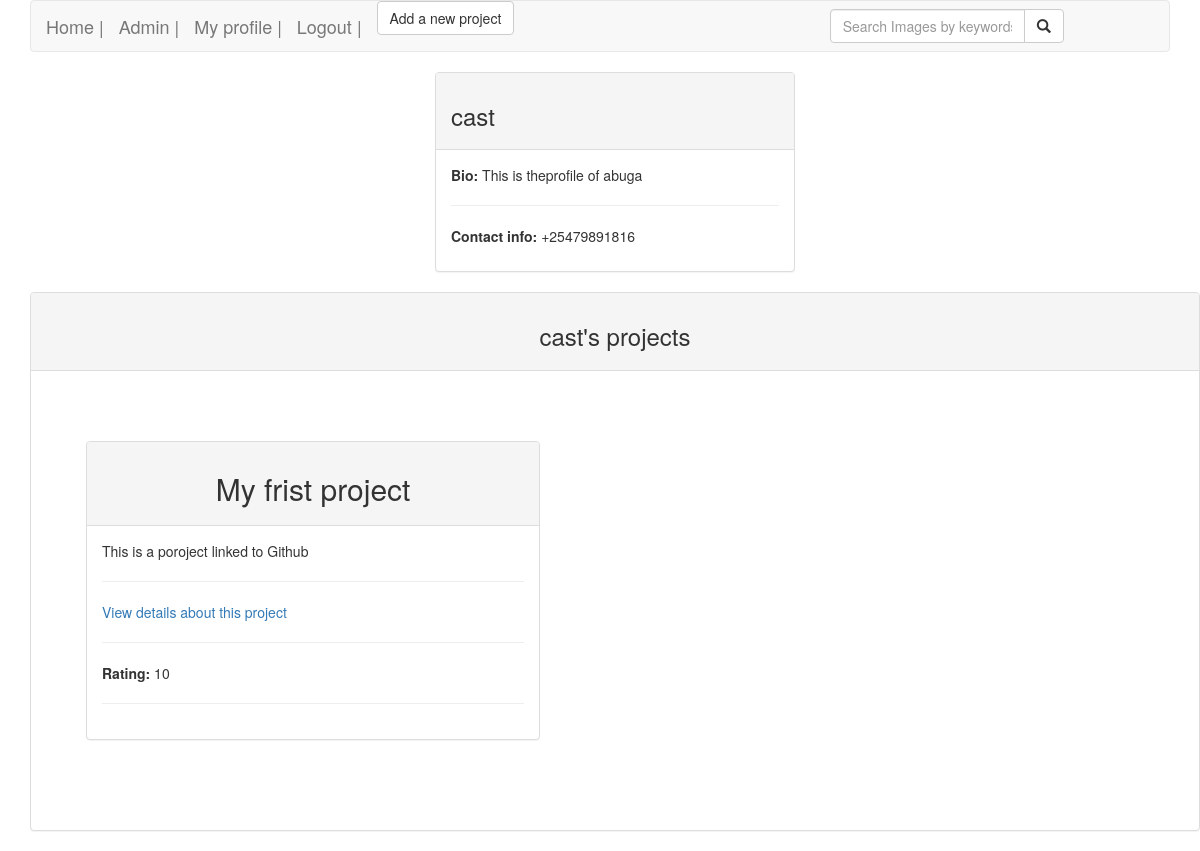
The page /authorprofile/2 (signed in) on the database its author committed.
### awards/models.py (models this page shows, shortened)
class Profile(models.Model):
    username = models.ForeignKey(User,on_delete=models.CASCADE)
    bio = models.TextField()
    contactinfo = models.CharField(max_length=20)
    class Meta:
        ordering = ['username']

class Project(models.Model):
    title = models.CharField(max_length =60)
    project_details = models.TextField()
    live_site = models.CharField(max_length =100)
    creator = models.ForeignKey(User,on_delete=models.CASCADE)
    score = models.IntegerField(default=0)
    class Meta:
        ordering = ['title']

### awards/views.py (the view)
# urls.py: re_path('authorprofile/(\d+)', views.view_user, name='view_userprofile'),
@login_required(login_url='/accounts/login/')
def view_user(request, userid):
    current_user=User.objects.get(id=userid)
    projects = Project.objects.filter(Q(creator=current_user))
    try:
        profiles = Profile.objects.get(username=current_user)
    except Profile.DoesNotExist:
        profiles = ""
    return render(request, 'viewuser.html', {"projects":projects,  "profiles":profiles})

### awards/templates/viewuser.html (shortened to what this page needs)
{%extends "django_registration/base.html"%}
{% load bootstrap3 %}
{% block content %}
<div class="container">
  <div class="row">
    <div class="col-md-4"></div>
    <div class="col-md-4">
      <div class="panel panel-default">
        <div class="panel-heading">
              <h3> {{user.username}} </h3>
        </div>
        <div class="panel-body">
          {% if profiles == ""%}
          <p> {{user.username}} has not submitted a profile </p>
          {% else %}
          <div class="row">
            <div class="col-md-12">
              <p><span style="font-weight: bold;"> Bio: </span> {{profiles.bio}} </p>
              <hr>
            </div>
          </div>
          <div class="row">
            <div class="col-md-12">
              <p><span style="font-weight: bold;"> Contact info: </span> {{profiles.contactinfo}}</p>
            </div>
          </div>
          {% endif %}
        </div>
      </div>
    </div>
    <div class="col-md-4"></div>
  </div>
  <div class="row" >
    <div class="panel panel-default">
      <div class="panel-heading">
        <h3 class="text-center">{{user.username}}'s projects</h3>
      </div>
      <div class="panel-body">
          <div class="panel-body">
              <div class="row">
                {% for project_item in projects %}
                  <div class="col-xs-11 col-sm-11 col-md-5 col-lg-5" style="padding: 10px; margin: 30px;">
                    <div class="panel panel-default">
                      <div class="panel-heading">
                        <h2 class="text-center"> {{ project_item.title }}</h2>
                      </div>
                      <div class="panel-body">
                          <div class = "row">
                            <div class = "col-md-12">
                              <p> {{ project_item.project_details}}  </p>
                                <hr>
                            </div>
                          </div>
                          <div class = "row">
                            <div class = "col-md-12">
                              <p> <a href="singleproject/{{project_item.id}}">View details about this project</a>  </p>
                                <hr>
                            </div>
                          </div>
                          <div class = "row">
                            <div class = "col-md-12">
                                <p> <span style="font-weight: bold;"> Rating: </span>{{ project_item.score }}</p>
                                <hr>
                            </div>
                          </div>
                      </div>
                    </div>
                </div>
          {% endfor %}
              </div>
      </div>
    </div>
  </div>
  </div>
</div>
{% endblock %}

### rows shown on the page
Profile: bio "This is theprofile of abuga", contactinfo "+25479891816"
Project: title "My frist project", project_details "This is a poroject linked to Github", score "10"

### other values the page prints
{{ user.username }} "cast"
